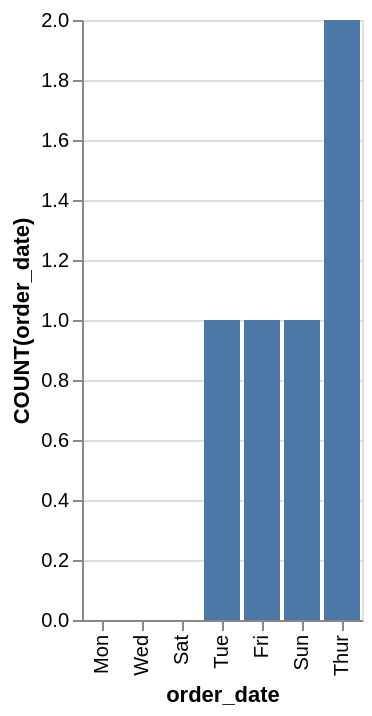

Vega-Lite specification for this chart:
### Vega-Lite specification from a JSON file in a GitHub repository (floating-point values rounded to 4 significant figures)
{"data": {"values": [{"x_data": "Mon", "y_data": 0}, {"x_data": "Tue", "y_data": 1}, {"x_data": "Wed", "y_data": 0}, {"x_data": "Thur", "y_data": 2}, {"x_data": "Fri", "y_data": 1}, {"x_data": "Sat", "y_data": 0}, {"x_data": "Sun", "y_data": 1}]}, "mark": "bar", "encoding": {"x": {"field": "x_data", "type": "nominal", "title": "order_date", "sort": {"op": "sum", "field": "y_data", "order": "ascending"}}, "y": {"field": "y_data", "type": "quantitative", "title": "COUNT(order_date)"}}}
